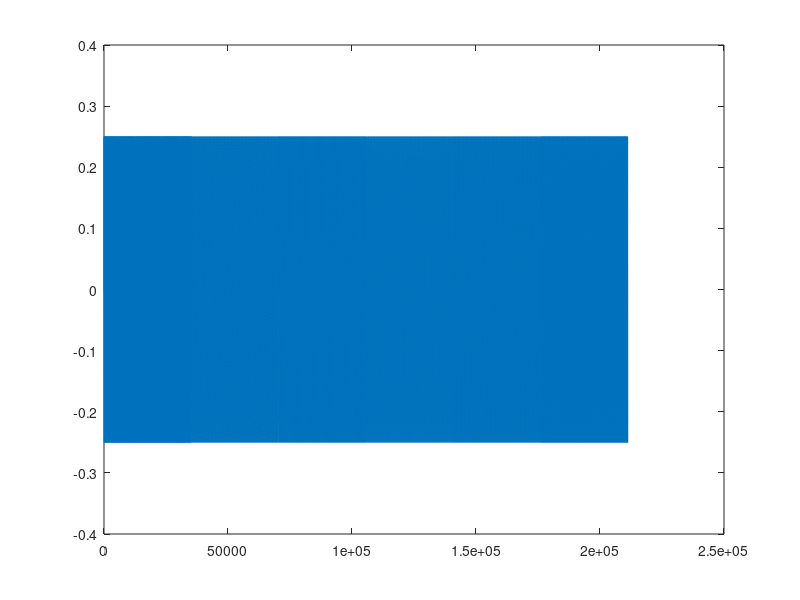

Reproduce this figure in MATLAB.
% Let's create intro of fur elise,
% Intro of fur elise is comprised of these notes: E – D# – E – D# – E – B –
% D – C – A
% Frequencies of notes:
% E = 329.63
% D# = 311.13
% B = 246.94
% D = 293.66
% C = 261.63
% A = 220.00

% assume each of the notes will be played for 0.2 seconds
% there are 9 notes in total, which means in total, our wave will be 1.8
% seconds
srate = 44000;
srate2 = 88000;
note_sample = 0:1/srate:0.2;
note_sample2 = 0:1/srate2:0.4;

e_freq = rand(1, 1, 'double')*200+300;
d_freq = rand(1, 1, 'double')*200+300;
d_sharp_freq = rand(1, 1, 'double')*200+300;
b_freq = rand(1, 1, 'double')*200+300;
c_freq = rand(1, 1, 'double')*200+300;
a_freq = rand(1, 1, 'double')*200+300;

amplitude = 0.25;
e_note = amplitude*sin(note_sample * 2 * pi * e_freq);
dsharp_note =  amplitude*sin(note_sample * 2 * pi * d_sharp_freq);

long_e_note = amplitude*sin(note_sample2 * 2 * pi * e_freq);
b_note = amplitude*sin(note_sample2 * 2 * pi * b_freq);
d_note = amplitude*sin(note_sample2 * 2 * pi * d_freq);
c_note = amplitude*sin(note_sample2 * 2 * pi * c_freq);
a_note = amplitude*sin(note_sample2 * 2 * pi * a_freq);

% this is just concatenation
melody = [e_note dsharp_note e_note dsharp_note long_e_note b_note d_note c_note a_note];

plot(melody);

sound(melody, srate)

audiowrite("2020400147.wav", melody, srate);